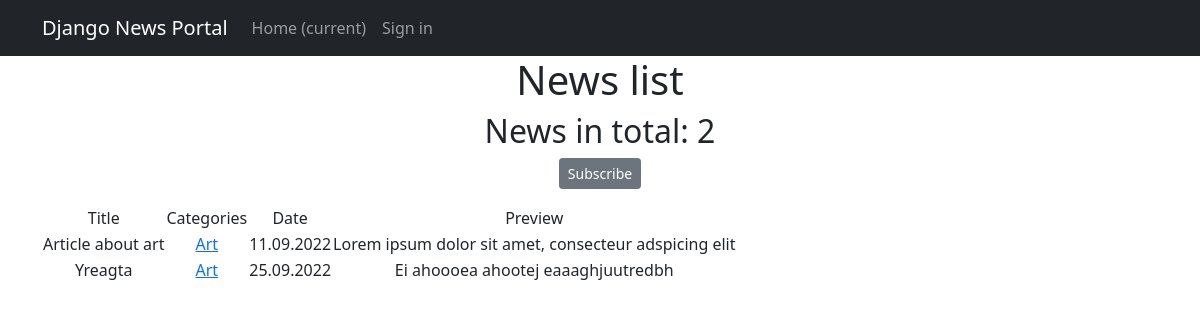
Screenshot of /news/categories/1 with the database file from the repository.
### news/models.py (models this page shows, shortened)
class Post(models.Model):
    postAuthor = models.ForeignKey(Author, on_delete=models.CASCADE)
    dateCreated = models.DateTimeField(auto_now_add=True)
    header = models.CharField(max_length=128)
    text = models.TextField()
    rating = models.IntegerField(default=0)
    regular_article = 'R'
    news_article = 'N'
    TYPES = [
        (regular_article, 'Article'),
        (news_article, 'News')
    ]
    type = models.CharField(max_length=1, choices=TYPES, default=regular_article)
    categories = models.ManyToManyField(Category, through='PostCategory')

class Category(models.Model):
    category_name = models.CharField(max_length=64, unique=True)
    subscribers = models.ManyToManyField(User, related_name='categories')

### news/views.py (the view)
# urls.py: path('categories/<int:pk>', CategoryListView.as_view(), name='category_list'),
class CategoryListView(ListView):
    model = Post
    template_name = 'category_list.html'
    context_object_name = 'category_news_list'
    def get_queryset(self):
        self.categories = get_object_or_404(Category, id=self.kwargs['pk'])
        queryset = Post.objects.filter(categories=self.categories).order_by('dateCreated')
        return queryset
    def get_context_data(self, **kwargs):
        context = super().get_context_data(**kwargs)
        context['is_not_subscriber'] = self.request.user not in self.categories.subscribers.all()
        context['category'] = self.categories
        return context

### news/templatetags/custom_filters.py (called while the page is built)
@register.filter()
def censor(text):
    try:
        if not isinstance(text, str):
            raise TypeError('Censored text is not a string')
    except TypeError:
        print('Censored text is not of string type')
    else:
        wordlist = text.split()
        for i, j in enumerate(wordlist):
            if j.lower() in PROFANITIES:
                j = j[0] + '*' * (len(j) - 1)
                wordlist[i] = j
        return ' '.join(wordlist)

### templates/category_list.html (shortened to what this page needs)
{% extends 'default.html' %}
{% load custom_filters %}
{% load custom_tags %}
{% block content %}
   <h1>News list</h1>
   <h2>News in total: {{ category_news_list|length }}</h2>
   {% if is_not_subscriber %}
      <p class="text-center"><a href="{% url 'subscribe' category.id %}" class="btn btn-secondary btn-sm">Subscribe</a> </p>
   {% endif %}
   {% if category_news_list %}
       <table>
           <tr>
               <td>Title</td>
               <td>Categories</td>
               <td>Date</td>
               <td>Preview</td>
           </tr>
           {% for post in category_news_list %}
           <tr>
               <td>{{ post.header }}</td>
               <td>
                   {% for cat in post.categories.all %}
                      {% if forloop.revcounter0 %}
                         <a href="{% url 'category_list' cat.id %}"> {{ cat.category_name }}</a>;
                      {% else %}
                         <a href="{% url 'category_list' cat.id %}"> {{ cat.category_name }}</a>
                      {% endif %}
                   {% endfor %}
               </td>
               <td>{{ post.dateCreated|date:'d.m.Y' }}</td>
               <td>{{ post.text|truncatewords:20|censor }}</td>
           </tr>
           {% endfor %}
       </table>
   {% else %}
       <h2>No news yet!</h2>
   {% endif %}
{% endblock content %}

### rows the page displays
Post: header "Article about art", dateCreated "11.09.2022", text|censor "Lorem ipsum dolor sit amet, consecteur adspicing elit"
Category: category_name "Art"
Post: header "Yreagta", dateCreated "25.09.2022", text|censor "Ei ahoooea ahootej eaaaghjuutredbh"

### other values shown
{{ category_news_list|length }} "2"
